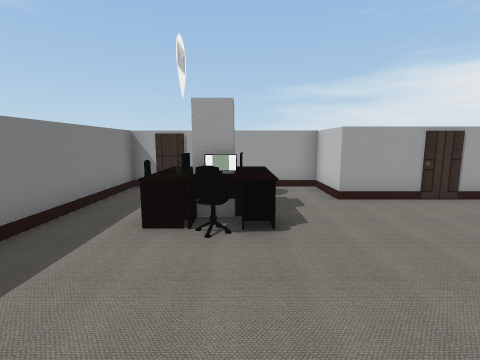
view 1 (above)

12 first-person views from a walk through a Unity game level. The camera is 1.4 m above the floor, tilts 8° down and sees 85° across. The floor is counted in squares, 1 m on a side. Each view is taken from the middle of a square. On the plan, view 1 faces up. The plan holds only what a view shows up to about 13 squares ahead; the rest is blank. The player is left out. Some surface patterns are stand-ins.

view 2
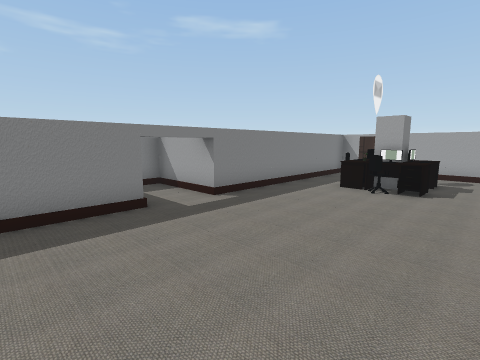

view 3
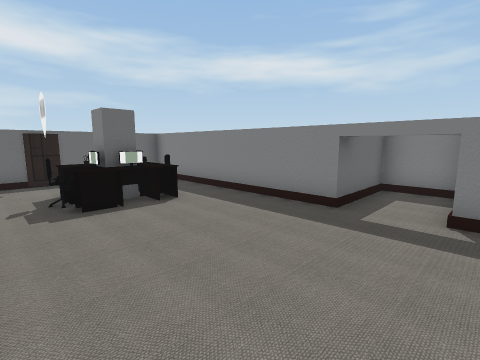

view 4
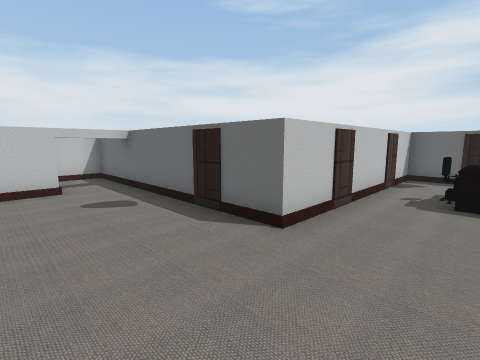

view 5
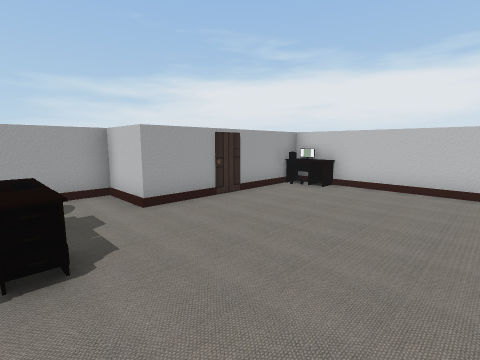

view 6
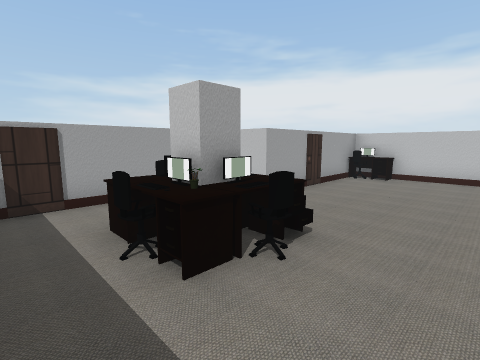

view 7
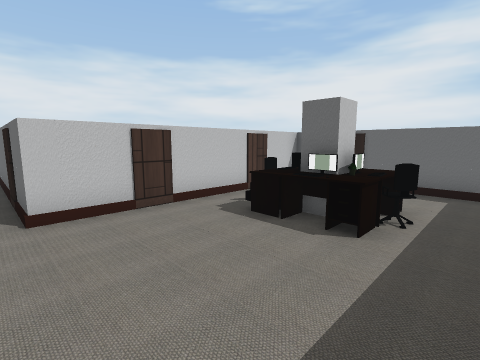

view 8
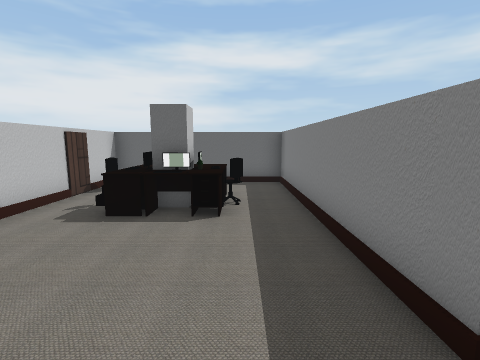

view 9
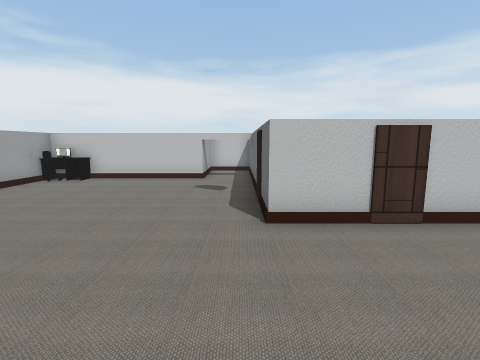

view 10
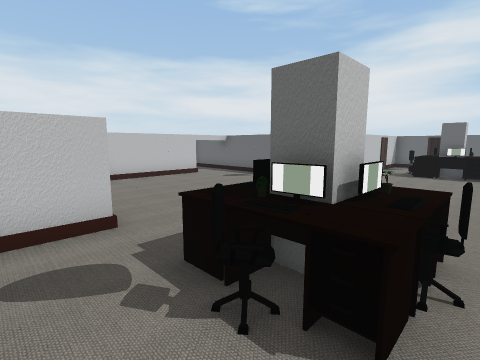

view 11
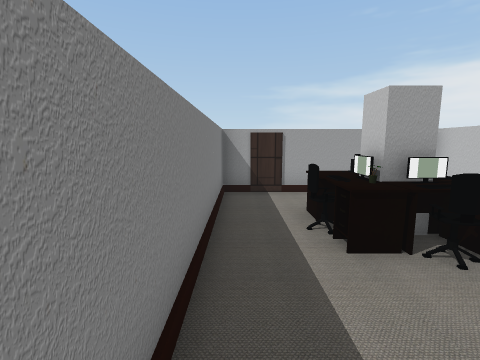

view 12
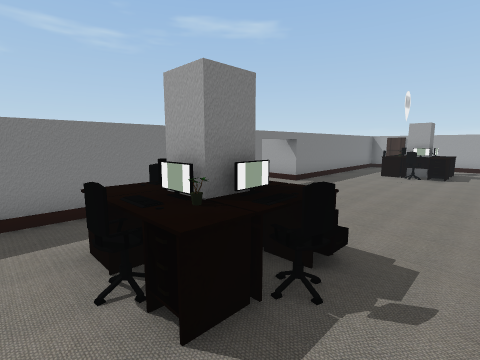

### Floor plan
Points are (right, up) in squares from view 1. A wall is a line through its corners. A room is listed if a view was taken in it or the views show most of it. See-through windows are left out.
Room 1 (views 1, 2, 3, 4, 5, 6, 7, 8, 9, 10, 11, 12)
walls: (-3.5, -1.9) (-3.5, -9.5) (2.5, -9.5) (2.5, -1.5) (9.5, -1.5); (8.5, -1.5) (8.5, 6.5) (2.5, 6.5) (2.5, 8.5) (-3.5, 8.5) (-3.5, 1.4)
objects: other object (-6, -2) to (-4, 1); other object (-2, -7) to (1, -5); other object (-2, 4) to (0, 6); other object (7, 6); desk (8, 5); chair (8, 6)

Where each view was taken, in squares from view 1:
view 1: 0 up, 0 right, facing up
view 2: 4 down, 2 right, facing up-left
view 3: 1 up, 2 right, facing down-left
view 4: 2 up, 0 right, facing down-right
view 5: 1 up, 0 right, facing up-right
view 6: 2 up, 3 left, facing up-right
view 7: 1 down, 3 left, facing down-right
view 8: 0 up, 2 left, facing down
view 9: 1 down, 2 left, facing right
view 10: 8 up, 2 left, facing down-right
view 11: 1 up, 3 left, facing up
view 12: 8 down, 2 right, facing up-left
